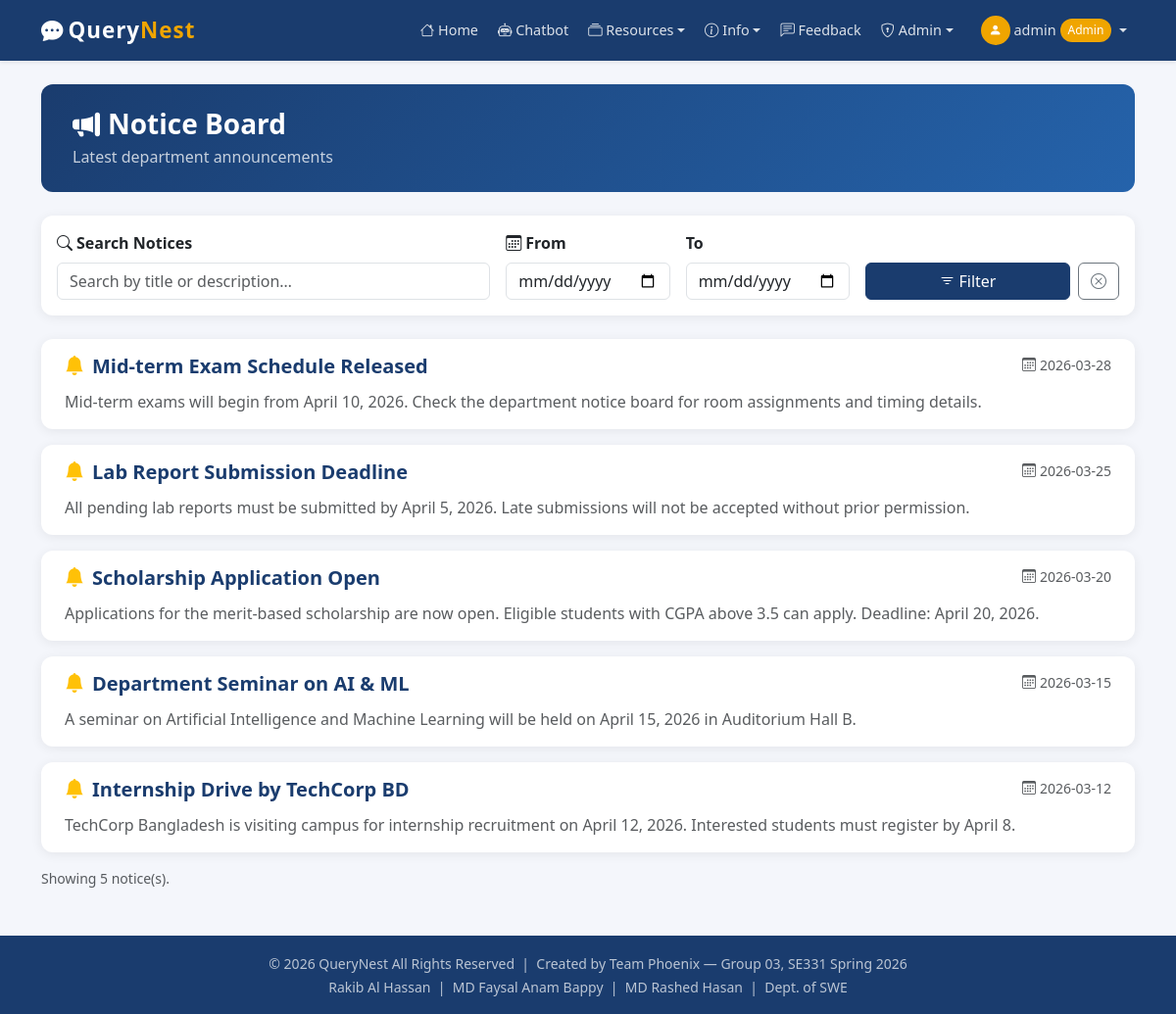
Screenshot of /notices (signed in) with the database file from the repository.
### tables this page shows
CREATE TABLE notices (
            notice_id    INTEGER PRIMARY KEY AUTOINCREMENT,
            title        TEXT NOT NULL,
            description  TEXT NOT NULL,
            publish_date TEXT NOT NULL
        );

### app.py (the view)
@app.route('/notices')
@login_required
def notices():
    search     = request.args.get('search', '')
    date_from  = request.args.get('date_from', '')
    date_to    = request.args.get('date_to', '')
    conn       = get_db()
    query      = "SELECT * FROM notices WHERE 1=1"
    params     = []
    if search:
        query  += " AND (title LIKE ? OR description LIKE ?)"
        params += [f'%{search}%', f'%{search}%']
    if date_from:
        query  += " AND publish_date >= ?"
        params.append(date_from)
    if date_to:
        query  += " AND publish_date <= ?"
        params.append(date_to)
    all_notices = conn.execute(query + " ORDER BY publish_date DESC", params).fetchall()
    conn.close()
    return render_template('notices.html', notices=all_notices,
                           search=search, date_from=date_from, date_to=date_to)

### app.py (called while the page is built)
def get_db():
    conn = sqlite3.connect(DB_PATH)
    conn.row_factory = sqlite3.Row
    return conn

def login_required(f):
    @wraps(f)
    def decorated(*args, **kwargs):
        if 'user_id' not in session:
            flash('Please log in first.', 'warning')
            return redirect(url_for('login'))
        return f(*args, **kwargs)
    return decorated

### templates/notices.html (shortened to what this page needs)
{% extends "base.html" %}
{% block content %}
<div class="page-header d-flex justify-content-between align-items-center">
  <div>
    <h3 class="fw-bold mb-1"><i class="bi bi-megaphone-fill me-2"></i>Notice Board</h3>
    <p class="mb-0 opacity-75">Latest department announcements</p>
  </div>
</div>
<div class="card mb-4">
  <div class="card-body">
    <form method="get" class="row g-3 align-items-end">
      <div class="col-md-5">
        <label class="form-label fw-semibold"><i class="bi bi-search me-1"></i>Search Notices</label>
        <input type="text" name="search" class="form-control" placeholder="Search by title or description…" value="{{ search }}">
      </div>
      <div class="col-md-2">
        <label class="form-label fw-semibold"><i class="bi bi-calendar3 me-1"></i>From</label>
        <input type="date" name="date_from" class="form-control" value="{{ date_from }}">
      </div>
      <div class="col-md-2">
        <label class="form-label fw-semibold">To</label>
        <input type="date" name="date_to" class="form-control" value="{{ date_to }}">
      </div>
      <div class="col-md-3 d-flex gap-2">
        <button type="submit" class="btn btn-primary flex-fill"><i class="bi bi-filter me-1"></i>Filter</button>
        <a href="{{ url_for('notices') }}" class="btn btn-outline-secondary"><i class="bi bi-x-circle"></i></a>
      </div>
    </form>
  </div>
</div>
{% if notices %}
<div class="row g-3">
  {% for n in notices %}
  <div class="col-12">
    <div class="card">
      <div class="card-body px-4 py-3">
        <div class="d-flex justify-content-between align-items-start">
          <h5 class="fw-bold mb-1" style="color:#1a3c6e;">
            <i class="bi bi-bell-fill me-2 text-warning"></i>{{ n.title }}
          </h5>
          <small class="text-muted text-nowrap ms-3">
            <i class="bi bi-calendar3 me-1"></i>{{ n.publish_date }}
          </small>
        </div>
        <p class="text-muted mb-0 mt-2">{{ n.description }}</p>
      </div>
    </div>
  </div>
  {% endfor %}
</div>
<p class="text-muted mt-3 small">Showing {{ notices|length }} notice(s).</p>
{% endif %}
{% endblock %}

### templates/base.html (style rules this page uses)
:root { --primary:#1a3c6e; --accent:#f0a500; }
body { background:#f4f6fb; font-family:'Segoe UI',sans-serif; }
.btn-primary { background:var(--primary); border-color:var(--primary); }
.card { border:none; border-radius:12px; box-shadow:0 2px 12px rgba(0,0,0,.07); }
.page-header { background:linear-gradient(135deg,#1a3c6e,#2563ab); color:#fff; border-radius:12px; padding:1.5rem 2rem; margin-bottom:1.5rem; }

### rows the page displays
notices: title "Mid-term Exam Schedule Released", publish_date "2026-03-28", description "Mid-term exams will begin from April 10, 2026. Check the department notice board for room assignments and timing details."
notices: title "Lab Report Submission Deadline", publish_date "2026-03-25", description "All pending lab reports must be submitted by April 5, 2026. Late submissions will not be accepted without prior permission."
notices: title "Scholarship Application Open", publish_date "2026-03-20", description "Applications for the merit-based scholarship are now open. Eligible students with CGPA above 3.5 can apply. Deadline: April 20, 2026."
notices: title "Department Seminar on AI & ML", publish_date "2026-03-15", description "A seminar on Artificial Intelligence and Machine Learning will be held on April 15, 2026 in Auditorium Hall B."
notices: title "Internship Drive by TechCorp BD", publish_date "2026-03-12", description "TechCorp Bangladesh is visiting campus for internship recruitment on April 12, 2026. Interested students must register by April 8."

### other values shown
{{ session.user_name }} "admin"
{{ notices|length }} "5"
